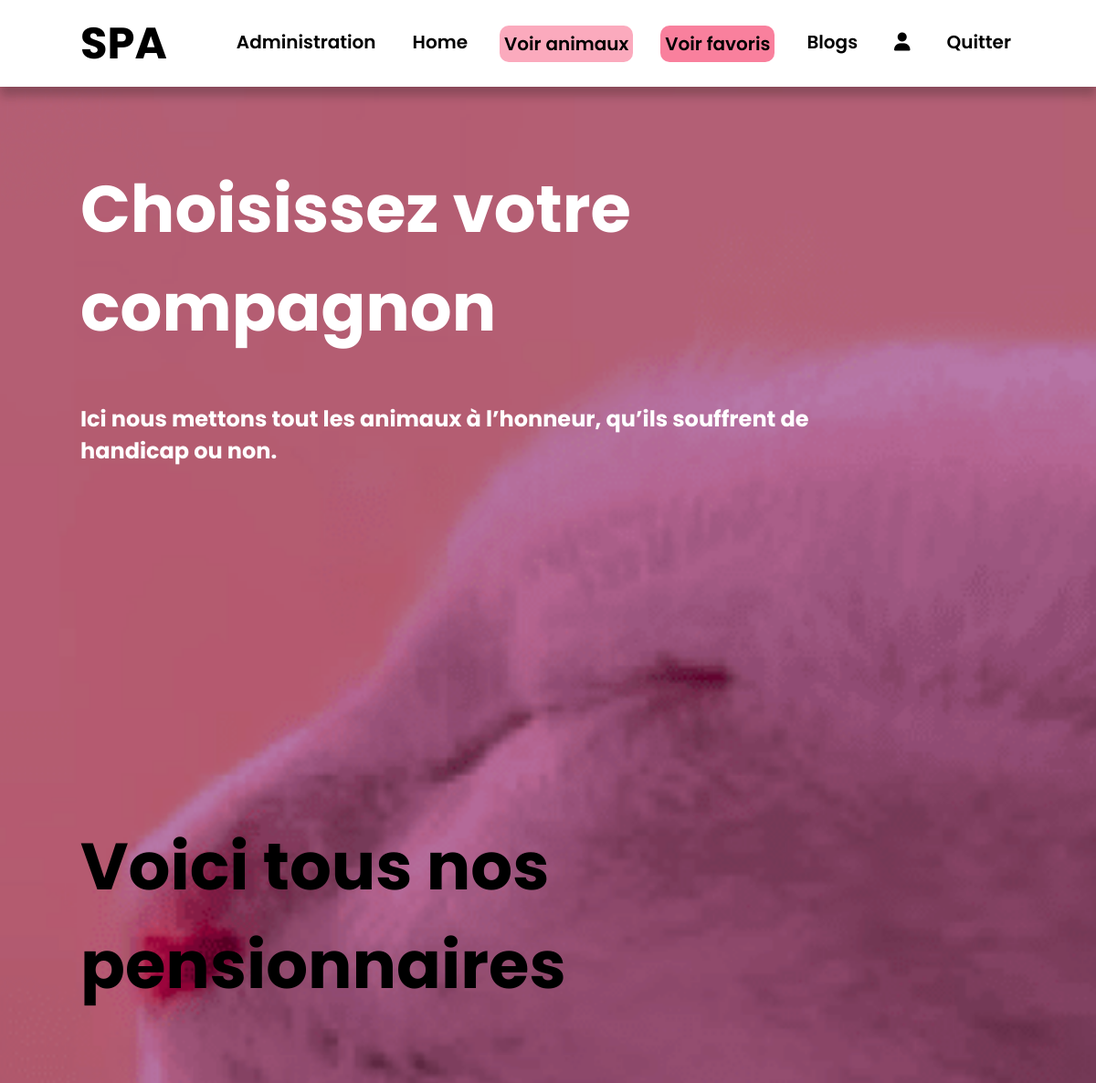
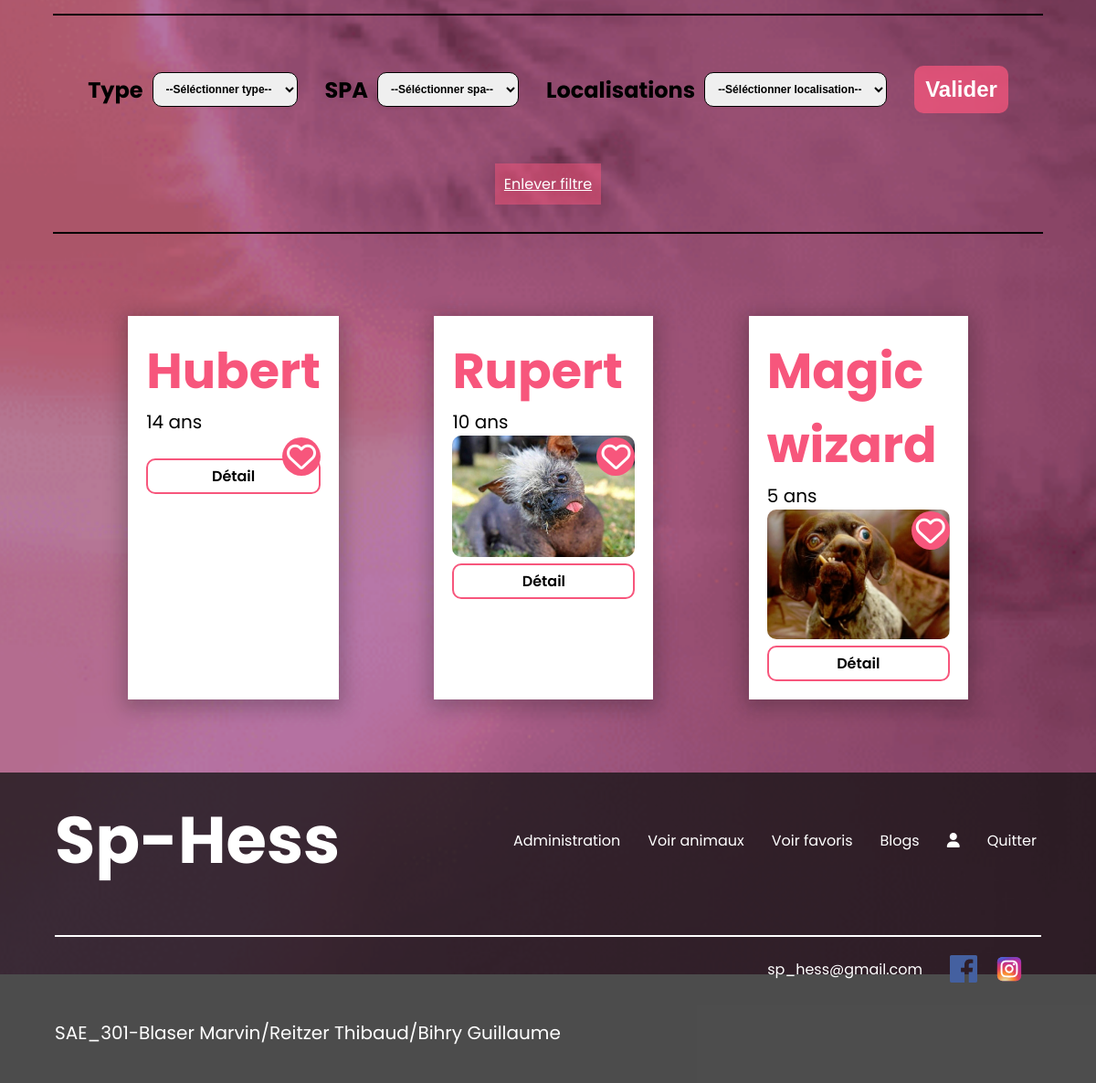
The app's page /index.php?action=animaux (signed in) with its own data (2 pictures, top to bottom).
### tables this page shows
CREATE TABLE IF NOT EXISTS `animal` (
  `id_animal` int NOT NULL AUTO_INCREMENT,
  `nom` varchar(254) NOT NULL,
  `age` int NOT NULL,
  `taille` decimal(15,0) NOT NULL,
  `poid` decimal(15,1) NOT NULL,
  `handicape` tinyint NOT NULL,
  `dateArrivee` date NOT NULL,
  `id_spa` int NOT NULL,
  `id_type` int NOT NULL,
  PRIMARY KEY (`id_animal`),
  KEY `id_spa` (`id_spa`),
  KEY `id_type` (`id_type`)
);

CREATE TABLE IF NOT EXISTS `image` (
  `id_image` int NOT NULL AUTO_INCREMENT,
  `uniqid_img` varchar(254) NOT NULL,
  `ordre` int NOT NULL,
  `id_animal` int NOT NULL,
  PRIMARY KEY (`id_image`),
  KEY `id_animal` (`id_animal`)
);

### modele/animal.php (called while the page is built, shortened)
<?php
require_once "modele/modele.php";
class Animal extends database {
    public function getAnimals(){
        $req = '
        SELECT animal.id_animal, animal.nom, age, taille, poid, handicape, dateArrivee, type.libelle AS "type", spa.nom AS "spaNom", uniqid_img AS "nomImg", image.ordre
        FROM `animal`
        JOIN type ON animal.id_type = type.id_type
        JOIN spa ON animal.id_spa = spa.id_spa
        JOIN image on animal.id_animal = image.id_animal
        WHERE image.ordre = 1
        ';
        $res = $this->execReq($req);
        return $res;
    }
}

### modele/modele.php (called while the page is built, shortened)
<?php
abstract class database {
    private $bdd;
    protected function execReq($req) {
        return $this->connexionBDD()->query($req)->fetchAll(PDO::FETCH_ASSOC);
    }
    private function connexionBDD() {
        if(!isset($this->bdd)){
            try {
                $options=array(PDO::MYSQL_ATTR_INIT_COMMAND => "SET NAMES utf8");
                $this->bdd=new PDO('mysql:host='.DBHOST.';dbname='.DBNAME, DBUSER, DBPWD, $options);
            }
            catch(Exception $err) {
                throw new Exception("Connexion à la BDD");
            }
        }
        return $this->bdd;
    }
}

### vue/animal/read.php (the view, shortened to what this page needs)
<section class="animaux_hero">
    <div class="hero">
        <img sizes="(max-width: 1400px) 100vw, 1400px" srcset="
            ./assets/animaux_page/background_animaux/background_animaux_mgesgl_c_scale,w_200.png 200w,
            ./assets/animaux_page/background_animaux/background_animaux_mgesgl_c_scale,w_443.png 443w,
            ./assets/animaux_page/background_animaux/background_animaux_mgesgl_c_scale,w_613.png 613w,
            ./assets/animaux_page/background_animaux/background_animaux_mgesgl_c_scale,w_736.png 736w,
            ./assets/animaux_page/background_animaux/background_animaux_mgesgl_c_scale,w_855.png 855w,
            ./assets/animaux_page/background_animaux/background_animaux_mgesgl_c_scale,w_966.png 966w,
            ./assets/animaux_page/background_animaux/background_animaux_mgesgl_c_scale,w_1040.png 1040w,
            ./assets/animaux_page/background_animaux/background_animaux_mgesgl_c_scale,w_1139.png 1139w,
            ./assets/animaux_page/background_animaux/background_animaux_mgesgl_c_scale,w_1168.png 1168w,
            ./assets/animaux_page/background_animaux/background_animaux_mgesgl_c_scale,w_1326.png 1326w,
            ./assets/animaux_page/background_animaux/background_animaux_mgesgl_c_scale,w_1400.png 1400w"
            src="background_animaux_mgesgl_c_scale,w_1400.png" alt="image d'écran de la page animal">
        <h1>Choisissez votre compagnon</h1>
        <span>Ici nous mettons tout les animaux à l’honneur, qu’ils souffrent de handicap ou non.</span>
    </div>
</section>
<section class="animaux_trie">
    <h1>Voici tous nos pensionnaires</h1>
    <form class="trie" action=<?= $_SERVER['PHP_SELF'] . "?action=animaux" ?> method="POST">
        <div class="form_elt">
            <label for="">
                <span>Type</span>
                <select name="type" id="pet-select">
                    <?php
                    echo ("<option value='0'>--Séléctionner type--</option>");
                    ?>
                </select>
            </label>
        </div>
        <div class="form_elt">
            <label for="">
                <span>SPA</span>
                <select name="spa" id="pet-select">
                    <?php
                    echo ("<option value='0'>--Séléctionner spa--</option>");
                    ?>
                </select>
            </label>
        </div>
        <div class="form_elt">
            <label for="">
                <span>Localisations</span>
                <select name="localisation" id="pet-select">
                    <?php
                    echo ("<option value='0'>--Séléctionner localisation--</option>");
                    ?>
                </select>
            </label>
        </div>
        <input type="submit" class="valid valid_button" name="ok" value="Valider">
        <a class="remove_filter" href='index.php?action=animaux'>Enlever filtre</a>
    </form>
    <div class="animals">
        <?php
        foreach ($animals as $animal) {
            ?>
            <div class="card">
                <div class="nom">
                    <h2>
                        <?= $animal['nom'] ?>
                    </h2>
                </div>
                <div class="age">
                    <p>
                        <?= $animal['age'] ?> ans
                    </p>
                </div>
                <div class="image">
                    <img src="photoAnimal/<?= $animal['nomImg'] ?>" alt="">
                    <?php
                    if (isset($_SESSION['USER'])) {
                        ?>
                        <a
                            href="index.php?action=favoris&&idAnimal=<?= $animal['id_animal'] ?>&&idUser=<?= $_SESSION['IDUSER'] ?>">
                            <?php
                            $afficher = false;
                            if ($afficher) {
                                echo ('<i class="fa-solid fa-heart"></i>');
                            } else {
                                echo ('<i class="fa-regular fa-heart"></i>');
                            }
                            ?>
                        </a>
                        <?php
                    }
                    ?>
                </div>
                <a class="detail_link" href="index.php?action=animal&&idAnimal=<?= $animal['id_animal'] ?>">Détail</a>
            </div>
            <?php
        }
        ?>
    </div>
</section>
<?php
require "vue/gabarit.php";

### style/style.css (style rules this page uses)
:root { --secondary: #f7567c; --secondary-75: rgba(247, 86, 124, 0.75); --secondary-50: rgba(247, 86, 124, 0.5); --secondary-25: rgba(247, 86, 124, 0.25); --secondary-10: rgba(247, 86, 124, 0.1); --primary: #111; --primary-75: rgba(17, 17, 17, 0.75); --primary-50: rgba(17, 17, 17, 0.5); --primary-25: rgba(17, 17, 17, 0.25); --primary-10: rgba(17, 17, 17, 0.1); --body_bg: #fff; }
body { padding: 0; margin: 0; font-family: "Poppins", sans-serif; background-color: var(--body_bg); }
section { max-width: 1024px; min-height: 90vh; margin-left: auto; margin-right: auto; }
main h2 { margin: 0; }
.valid { margin: 25px 0px; }
.animals { width: 100%; display: flex; justify-content: space-around; flex-wrap: wrap; padding: 20px; }
.card h2 { margin: 0; color: var(--secondary); }
.card p { margin: 0; }
.card .detail_link { padding: 5px; border-radius: 10px; border: solid 2px var(--secondary); display: flex; align-items: center; justify-content: center; text-decoration: none; transition: 0.4s; color: black; font-weight: 600; }
.card { text-align: start; display: flex; max-width: 200px; flex-direction: column; box-shadow: var(--primary-25) 0px 5px 20px 5px; padding: 20px; transition: 0.4s; background-color: white; }
.card .image { position: relative; height: max-content; }
.card .image img { width: 100%; object-fit: contain; border-radius: 10px; }
.fa-heart { color: white; background-color: var(--secondary); padding: 5px; border-radius: 50%; transition: 0.4s; }
.card .image a { position: absolute; top: 0; right: 0; font-size: 2rem; color: white; }
.hero img { position: absolute; top: 0; left: 0; width: 100%; height: 95%; object-fit: cover; z-index: -10; }
.hero { display: flex; flex-direction: column; gap: 30px; width: 80%; color: white; margin-top: 5%; }
.animaux_trie { display: flex; flex-direction: column; align-items: center; gap: 30px; }
input::placeholder { color: black; font-weight: bold; }
.animaux_hero { margin-top: 5%; }
.trie { display: flex; flex-wrap: wrap; width: 100%; padding: 30px; margin: 0; gap: 30px; margin: 40px; align-items: center; justify-content: center; border-top: 2px solid black; border-bottom: 2px solid black; }
.trie label { display: flex; align-items: center; gap: 10px; }
.trie select { border: solid 1px black; padding: 10px; font-size: 12px; font-weight: bold; border-radius: 10px; }
.trie .valid_button { background-color: var(--secondary-75); color: white; }
.valid_button { background-color: var(--secondary); color: white; font-weight: bold; font-size: 24px; padding: 10px; border: none; border-radius: 10px; cursor: pointer; width: fit-content; transition: 0.4s; border: solid 2px transparent; align-items: center; }
.remove_filter { background-color: var(--secondary-50); color: white; padding: 10px; }
input { border-radius: 10px; border: 1px solid black; padding: 10px; }

### style/assets.css (style rules this page uses)
:root { --secondary: #F7567C; --secondary-75: rgba(247, 86, 124, 0.75); --secondary-50: rgba(247, 86, 124, 0.50); --secondary-25: rgba(247, 86, 124, 0.25); --secondary-10: rgba(247, 86, 124, 0.10); --primary: #111; --primary-75: rgba(17, 17, 17, 0.75); --primary-50: rgba(17, 17, 17, 0.50); --primary-25: rgba(17, 17, 17, 0.25); --primary-10: rgba(17, 17, 17, 0.10); --body_bg: #FFF; }
h1 { font-size: 72px; font-style: normal; font-weight: 700; line-height: normal; margin-top: 20px; margin-bottom: 20px; }
h2 { font-size: 54px; font-style: normal; font-weight: 700; line-height: normal; }
span { font-size: 24px; font-style: normal; font-weight: bold; line-height: normal; }
p { font-size: 20px; font-style: normal; font-weight: 400; line-height: normal; }

### records on screen
animal: nom "Hubert", age "14"
animal: nom "Rupert", age "10", image.uniqid_img (picture)
animal: nom "Magic wizard", age "5", image.uniqid_img (picture)

### other values on screen
$header "SPA"
$footer "Sp-Hess"
